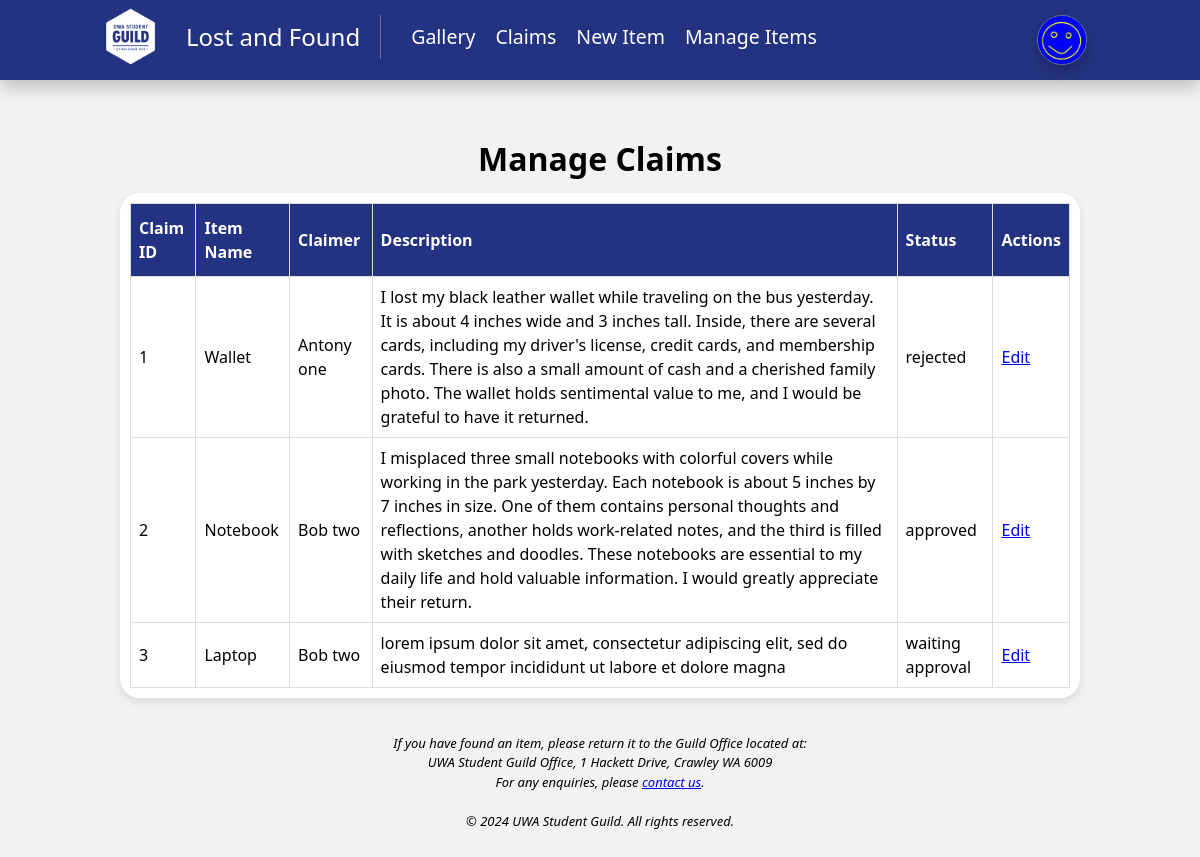
Page /admin/claims (signed in) on the earlier database version.
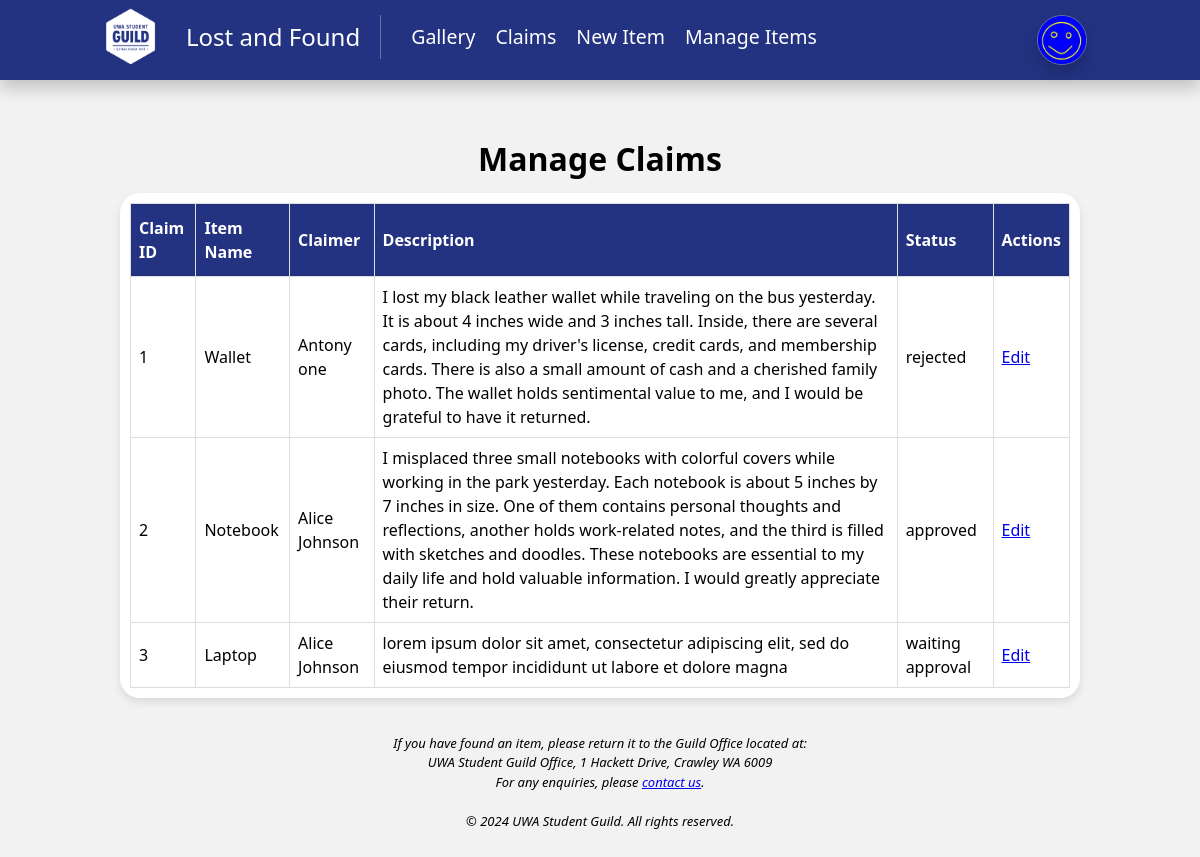
Same page on the later database version.
### app/models.py (models this page shows, shortened)
class User(UserMixin, db.Model):
    id = db.Column(db.Integer, primary_key=True)
    email = db.Column(db.String(120), index=True, unique=True)
    password_hash = db.Column(db.String(128))
    previlage = db.Column(db.String(128))
    first_name = db.Column(db.String(128))
    last_name = db.Column(db.String(128))
    photo_path = db.Column(db.String(128), default="sample_profile_photo.jpg")
    created_at = db.Column(db.DateTime, default=datetime.now)
    updated_at = db.Column(db.DateTime, default=datetime.now, onupdate=datetime.now)

class Claim(db.Model):
    id = db.Column(db.Integer, primary_key=True)
    claimer_description = db.Column(db.String(512))
    evidence_photo_paths = db.Column(db.String(512))
    admin_response = db.Column(db.String(512))
    status = db.Column(db.String(128), default="waiting_approval")
    created_at = db.Column(db.DateTime, default=datetime.now)
    updated_at = db.Column(db.DateTime, default=datetime.now(), onupdate=datetime.now)
    item_id = db.Column(db.Integer, db.ForeignKey('lost_item.id'))
    admin_id = db.Column(db.Integer, db.ForeignKey('user.id'))
    claimer_id = db.Column(db.Integer, db.ForeignKey('user.id'))

class LostItem(db.Model):
    id = db.Column(db.Integer, primary_key=True)
    name = db.Column(db.String(128))
    description = db.Column(db.String(512))
    tags = db.Column(db.String(128))
    photo_paths = db.Column(db.String(128))
    status = db.Column(db.String(128), default="unclaimed")
    created_at = db.Column(db.DateTime, default=datetime.now)
    updated_at = db.Column(db.DateTime, default=datetime.now, onupdate=datetime.now)
    admin_id = db.Column(db.Integer, db.ForeignKey('user.id'))

### app/routes.py (the view)
@app.route('/admin/claims')
@login_required
def admin_claims():
    if not current_user.previlage == 'admin':
        return redirect(url_for('index'))
    claims = db.session.query(Claim, User, LostItem).join(User, User.id == Claim.claimer_id).join(LostItem, LostItem.id == Claim.item_id).all()
    return render_template('admin/claims.html', claims=claims)

### app/models.py (called while the page is built)
@login.user_loader
def load_user(id):
    return db.session.get(User, int(id))

### app/templates/admin/claims.html (shortened to what this page needs)
{% extends "base.html" %}
{% block header %}
Manage Claims
{% endblock %}
{% block content %}
<table id="table-layout">
    <thead>
        <tr>
            <th>Claim ID</th>
            <th>Item Name</th>
            <th>Claimer</th>
            <th>Description</th>
            <th>Status</th>
            <th>Actions</th>
        </tr>
    </thead>
    <tbody>
        {% for claim, user, item in claims %}
        <tr>
            <td>{{ claim.id }}</td>
            <td>{{ item.name }}</td>
            <td>{{ user.first_name }} {{ user.last_name }}</td>
            <td>{{ claim.claimer_description }}</td>
            <td>{{ claim.status }}</td>
            <td>
                <a href="{{ url_for('edit_claim', claim_id=claim.id) }}">Edit</a>
            </td>
        </tr>
        {% endfor %}
    </tbody>
</table>
{% endblock %}

### app/templates/base.html (shortened to what this page needs)
<!DOCTYPE html>
<html lang="en">
<head>
    <link rel="stylesheet" type="text/css" href="{{ url_for('static', filename='css/styles.css') }}">
</head>
    <body>
        <header>
            <nav class="navbar">
                <div class="nav-items">
                    <div class="nav-menu">
                        <img class="logo-navbar" src="{{ url_for('static', filename='css/SGlogo.PNG') }}" alt="Student Guild Logo">
                        <div class="nav-menu-title">Lost and Found</div>
                        <a href="{{ url_for('gallery') }}">Gallery</a>
                        {% if current_user.previlage == 'admin' %}
                            <a href="{{ url_for('admin_claims') }}">Claims</a>
                            <a href="{{ url_for('new_item') }}">New Item</a>
                            <a href="{{ url_for('admin_manage_items') }}">Manage Items</a>
                        {% endif %}
                        <div class="dropdown">
                            <img class="profile-navbar" src="{{ url_for('static', filename='profile_photos/' + current_user.photo_path) }}" alt="Profile Image" class="profile-img">
                        </div>
                    </div>
                </div>
            </nav>
        </header>
        <div class="page-header">
            <h2>{% block header %}Default Header{% endblock %}</h2>
        </div>
        <div class="content-container">
            {% block content %}
            {% endblock %}
        </div>
        <footer class ="additional-text">
            <p>If you have found an item, please return it to the Guild Office located at:</p>
            <address>
                UWA Student Guild Office, 1 Hackett Drive, Crawley WA 6009
            </address>
            <p>For any enquiries, please <a href="https://www.uwastudentguild.com/contact" target="blank">contact us</a>.</p>
            <br>
            <p >© 2024 UWA Student Guild. All rights reserved.</p>
        </footer>
    </body>
</html>

### app/static/css/styles.css (style rules this page uses)
* { margin: 0; padding: 0; box-sizing: border-box; }
body { font-family: 'Segoe UI', 'Open Sans', 'Helvetica Neue', sans-serif; font-size: 1rem; font-weight: 300; line-height: 1.5; scroll-behavior: smooth; background-color: rgb(242, 242, 242); }
h2 { font-weight: bold; font-size:xx-large; text-align: center; margin-top: 5px; margin-bottom: 5px; }
.navbar { position: fixed; width: 100%; height: 80px; display: flex; flex-direction: row; border-bottom: 1px solid #233382; background-color: #233382; z-index: 1000; box-shadow: 0px 8px 16px 0px rgba(0,0,0,0.2); }
.nav-items { width: 100%; margin-left: 8%; margin-right: 8%; }
.nav-menu { display: flex; position: static; width: 100%; height: 100%; background: none; align-items: center; padding-bottom: 5px; font-size: 19.5px; font-weight: bolder; }
.nav-menu-title { font-size: x-large; color: white; padding-left: 20px; text-align: center; }
.nav-menu a { display: block; padding: 20px 10px; color: white; text-decoration: none; text-align: center; }
.logo-navbar { width: 70px; height: 70px; object-fit: scale-down; }
.dropdown { margin-top: 2vb; margin-left: auto; margin-right: 2vb; margin-bottom: 0.5vb; }
.profile-navbar { width: 50px; height: 50px; border-radius: 50%; border: 1px solid rgba(255, 255, 255, 0.3); box-shadow: 0px 8px 16px 0px rgba(0,0,0,0.2); }
.additional-text { padding-top: 3%; padding-bottom: 3%; font-size: small; font-style: italic; text-align: center; }
.page-header { padding-top: 15vb; text-align: center; font-weight: 350; }
.content-container { display: block; background-color: white; width: 80%; margin-left: 10%; margin-right: 10%; margin-top: 10px; border-radius: 20px; box-shadow: 0 4px 8px rgba(0,0,0,0.1); padding: 10px; overflow: auto; }
#table-layout { border-collapse: collapse; width: 100%; }
#table-layout td, #table-layout th { border: 1px solid #ddd; padding: 8px; }
#table-layout tr:nth-child(even) { background-color: white; }
#table-layout th { padding-top: 12px; padding-bottom: 12px; text-align: left; background-color: #233382; color: white; }

Differences in the rows shown:
changed through a linked row, Claim "approved": first_name "Bob" → "Alice"; last_name "two" → "Johnson"
changed through a linked row, Claim "waiting approval": first_name "Bob" → "Alice"; last_name "two" → "Johnson"
